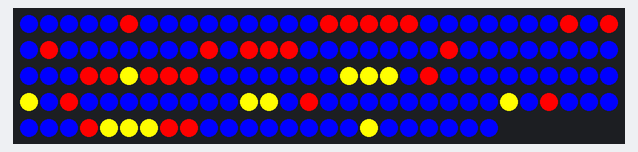
Bench run of a sketch on a simulated Arduino Uno, built with avr-gcc and run on an emulated ATmega328P. Parts: 144 RGB LEDs in strip order, left to right, continuing on the next row.

Above: at 2.9 s.

The sketch:

PixelPaint.ino
```cpp
//Import FastLED

#include <FastLED.h>


// #define FORCE_SOFTWARE_SPI
// #define FORCE_SOFTWARE_PINS

///////////////////////////////////////////////////////////////////////////////////////////
//

// How many leds are in the strip?
#define NUM_LEDS 144

// Data pin that led data will be written out over
#define DATA_PIN 7

// Clock pin only needed for SPI based chipsets when not using hardware SPI
//#define CLOCK_PIN 8

// This is an array of leds.  One item for each led in your strip.
CRGB leds[NUM_LEDS];

// This function sets up the leds and tells the controller about them
void setup() {
  // sanity check delay - allows reprogramming if accidently blowing power w/leds
  delay(2000);

  // Uncomment one of the following lines for your leds arrangement.
  // FastLED.addLeds<TM1803, DATA_PIN, RGB>(leds, NUM_LEDS);
  // FastLED.addLeds<TM1804, DATA_PIN, RGB>(leds, NUM_LEDS);
  // FastLED.addLeds<TM1809, DATA_PIN, RGB>(leds, NUM_LEDS);
  // FastLED.addLeds<WS2811, DATA_PIN, RGB>(leds, NUM_LEDS);
  // FastLED.addLeds<WS2812, DATA_PIN, RGB>(leds, NUM_LEDS);
  FastLED.addLeds<WS2812B, DATA_PIN, GRB>(leds, NUM_LEDS);
  // FastLED.addLeds<NEOPIXEL, DATA_PIN, RGB>(leds, NUM_LEDS);
  // FastLED.addLeds<WS2811_400, DATA_PIN, RGB>(leds, NUM_LEDS);
  // FastLED.addLeds<UCS1903, DATA_PIN, RGB>(leds, NUM_LEDS);

  // FastLED.addLeds<WS2801, RGB>(leds, NUM_LEDS);
  // FastLED.addLeds<SM16716, RGB>(leds, NUM_LEDS);
  // FastLED.addLeds<LPD8806, RGB>(leds, NUM_LEDS);

  // FastLED.addLeds<WS2801, DATA_PIN, CLOCK_PIN, RGB>(leds, NUM_LEDS);
  // FastLED.addLeds<SM16716, DATA_PIN, CLOCK_PIN, RGB>(leds, NUM_LEDS);
  // FastLED.addLeds<LPD8806, DATA_PIN, CLOCK_PIN, RGB>(leds, NUM_LEDS);
}


// Pixel Painting!

int paint[] = {

  0,0,0,0,0,2,0,0,0,0,0,0,
  0,0,0,2,2,2,2,2,0,0,0,0,
  0,0,0,2,0,2,0,2,0,0,0,0,
  0,0,0,2,0,2,2,2,0,0,0,0,
  0,0,0,2,0,0,0,0,0,0,0,0,
  0,0,0,2,2,1,2,2,2,0,0,0,
  0,0,0,0,1,1,1,0,2,0,0,0,
  0,0,0,0,0,0,1,0,2,0,0,0,
  0,0,0,0,0,1,1,0,2,0,0,0,
  0,0,0,0,0,0,1,0,2,0,0,0,
  0,0,0,2,1,1,1,2,2,0,0,0,
  0,0,0,0,0,1,0,0,0,0,0,0

};

int flipped[144];

int a = 0;


void maths() {

for (int i = 1; i <= 12; i = i + 1) {

  // First item in every row

  int b = 12 - i;

  flipped[a] = paint[b];

  a =  a + 1;

  // For the next eleven items in the row.

  for (int j = 1; j <= 11; j = j + 1) {

    if (j % 2 == 0) {
      b = b + ((13 - i) * 2 - 1);
    }
    else if (j % 2 == 1) {
      b = b + (i * 2 - 1);
    }

    flipped[a] = paint[b];

    a =  a + 1;

  }

}

}


void loop() {
  // Loop through every LED in the strip.
  for(int allLED = 0; allLED < NUM_LEDS; allLED = allLED + 1) {
    // Assign it the right colour by number.

    if (paint[allLED] == 2) leds[allLED] = CRGB::Red;

    else if (paint[allLED] == 1) leds[allLED] = CRGB::Yellow;

    else if (paint[allLED] == 0) leds[allLED]= CRGB::Blue;

    // Show the LED with the new colour.

    FastLED.show();

  }

}
```
